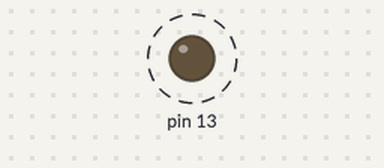
Simulated run of this sketch. Board: Arduino Uno, built with avr-gcc and run on an emulated ATmega328P. On the bench: output pins drawn as LEDs (lit = HIGH). Dashed ring = blinking.

Above: at 0.6 s.
Timing chart, 0 to 3.0 s (numbered marks = the images above):
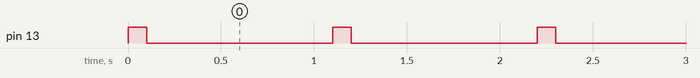

The sketch:

6-1.ino
```cpp
// (licence header left out)
extern "C" {
  __attribute__((used)) void asm_delay(unsigned long d)
  {
    delay(d);
  }
}

void setup() {
}

void loop() {
  asm volatile (
    // Turn debug LED on
    "sbi %0, %2       \n\t"
    "sbi %1, %3       \n\t"

    // Wait 100 ms
    "ldi r22, 0x64    \n\t"
    "ldi r23, 0x00    \n\t"
    "ldi r24, 0x00    \n\t"
    "ldi r25, 0x00    \n\t"
    "call asm_delay   \n\t"

    // Turn debug LED off
    "cbi %1, %3       \n\t"

    // Wait 1000 ms
    "ldi r22, 0xe8    \n\t"
    "ldi r23, 0x03    \n\t"
    "ldi r24, 0x00    \n\t"
    "ldi r25, 0x00    \n\t"
    "call asm_delay   \n\t"
    :
    : "I" (_SFR_IO_ADDR(DDRB)), "I" (_SFR_IO_ADDR(PORTB)), "I" (DDB5), "I" (PB5)
    : "r22", "r23", "r24", "r25"
  );
}
```

Measured:
- by itself, pin 13: alternates HIGH for 0.10 s and LOW for 1.0 s
